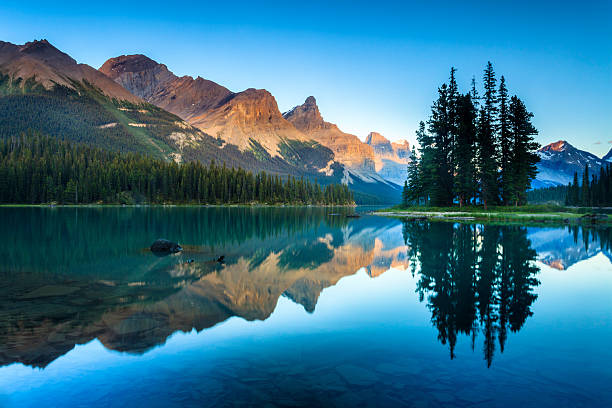
#> input picture content/landscape.jpg, 612 x 408 px
$ python fft_of_grayscale.py
#> lines starting #> are read from the running program, lines starting #| are printed output that depends on the picture
from skimage import io, color, img_as_float
import numpy as np
import matplotlib.pyplot as plt

img_path = "./content/landscape.jpg"

# Read and convert image to grayscale float
I = io.imread(img_path)
#> I is the input picture: shape (408, 612, 3); mean R, G, B 54.6, 112.6, 137.1
if I.ndim == 3:
    I= color.rgb2gray(I)
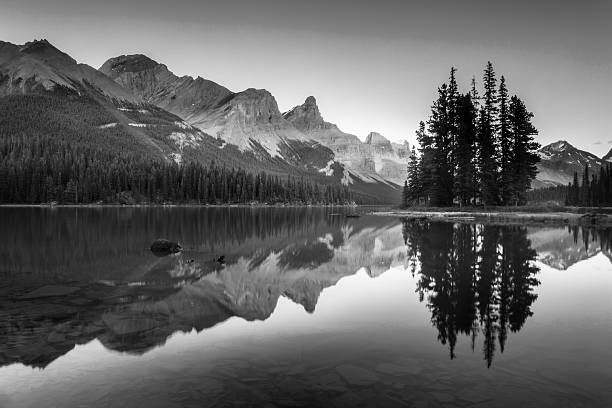
#> I: shape (408, 612) float64; min 0, max 1, mean 0.4
    I = img_as_float(I)

# 1D FFT
f1= np.fft.fft(I)       # 1D FFT along rows
f2= np.fft.fftshift(f1) # Shift zero frequency to center

# ---- Visualization
plt.figure(figsize=(10, 10))

plt.subplot(2,2,1)
plt.imshow(np.abs(f1), cmap='gray')
plt.title('Frequency Spectrum')
plt.axis('off')

plt.subplot(2, 2,2)
plt.imshow(np.abs(f2), cmap='gray')
plt.title('Centered Spectrum')
plt.axis('off')

# ---- Log spectrum for better visibility
f3=np.log(1+np.abs(f2))
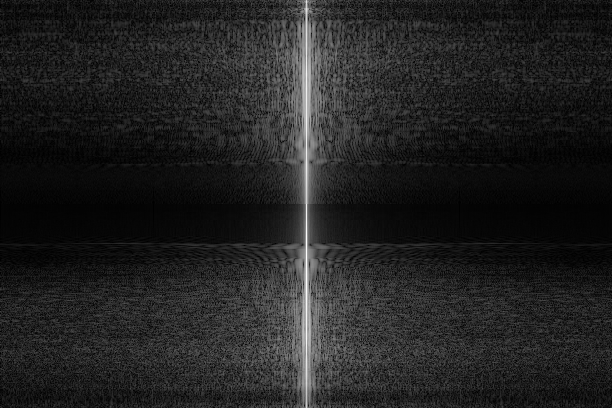
#> f3: shape (408, 612) float64; min 0.00298, max 5.92, mean 0.806; drawn with min black and max white
plt.subplot(2,2,3)
plt.imshow(f3, cmap='gray')
plt.title('log(1+abs(f2))')
plt.axis('off')

# --- 2D FFT
f_2d= np.fft.fft2(I)
I1= np.real(np.fft.ifft2(f_2d))  # Inverse FFT to reconstruct image
plt.subplot(2, 2, 4)
plt.imshow(I1, cmap='gray')
plt.title('2-D FFT')
plt.axis('off')

plt.tight_layout(pad=2)
plt.show()
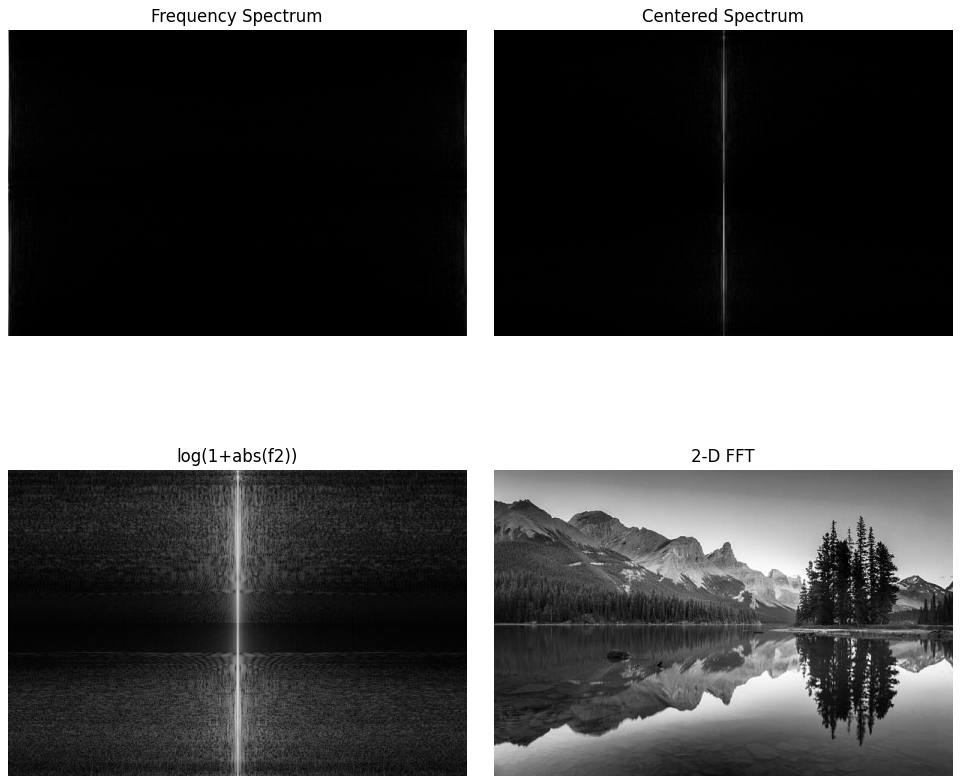
#> figure drawn by matplotlib, 4 panels

$ run again, with content/tiger.jpg copied over content/landscape.jpg
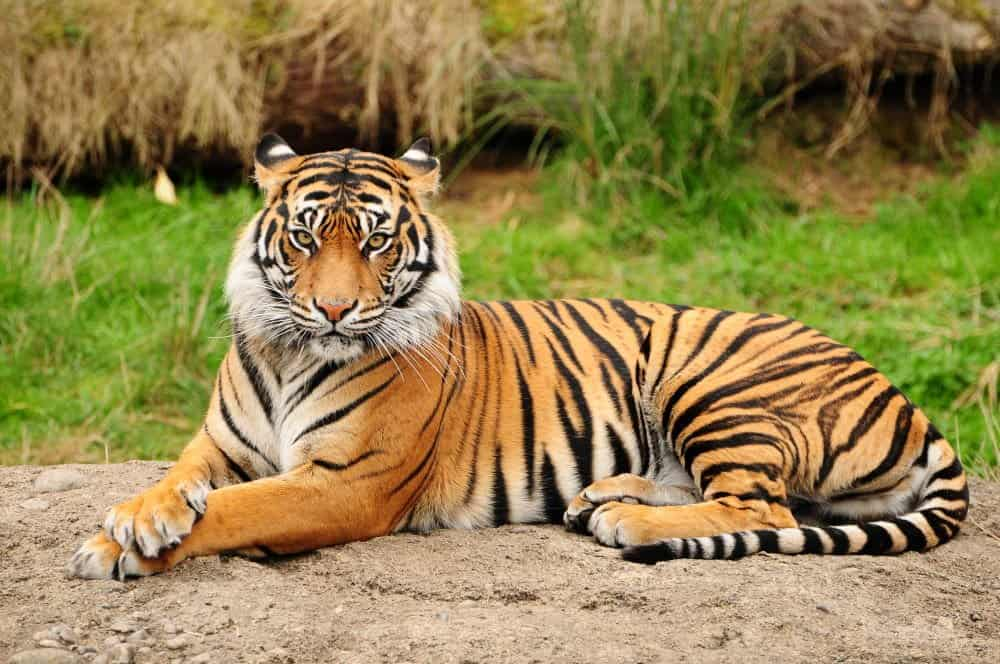
#> input picture content/tiger.jpg, 1000 x 664 px
#> I is the input picture: shape (664, 1000, 3); mean R, G, B 147.8, 131.1, 78.1
#> I: shape (664, 1000) float64
#> `f3=np.log(1+np.abs(f2))`:
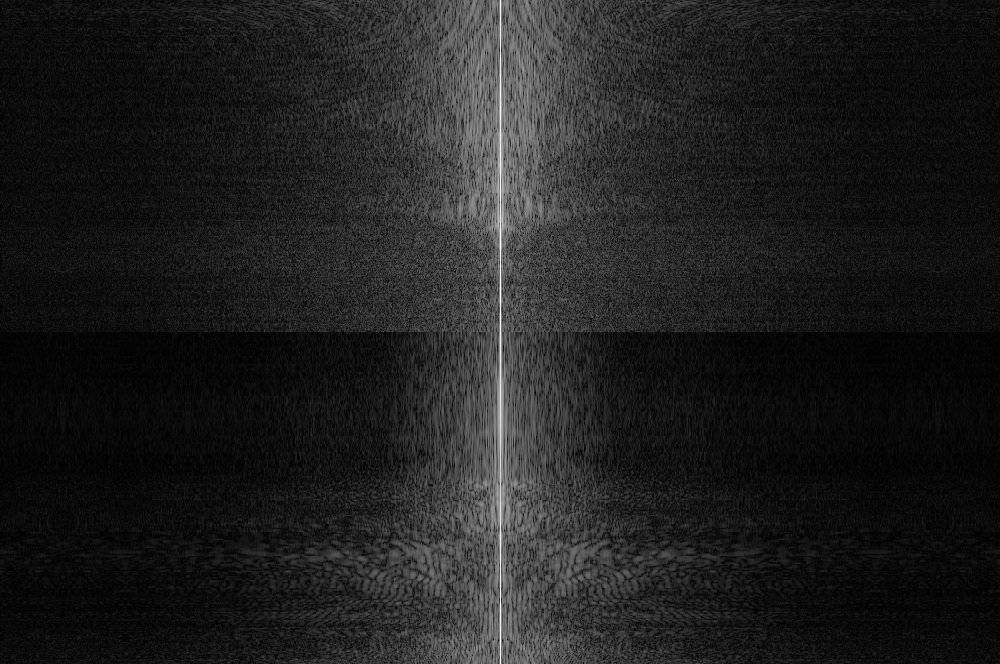
#> f3: shape (664, 1000) float64; min 0.000332, max 6.57, mean 0.825; drawn with min black and max white
#> `plt.show()`:
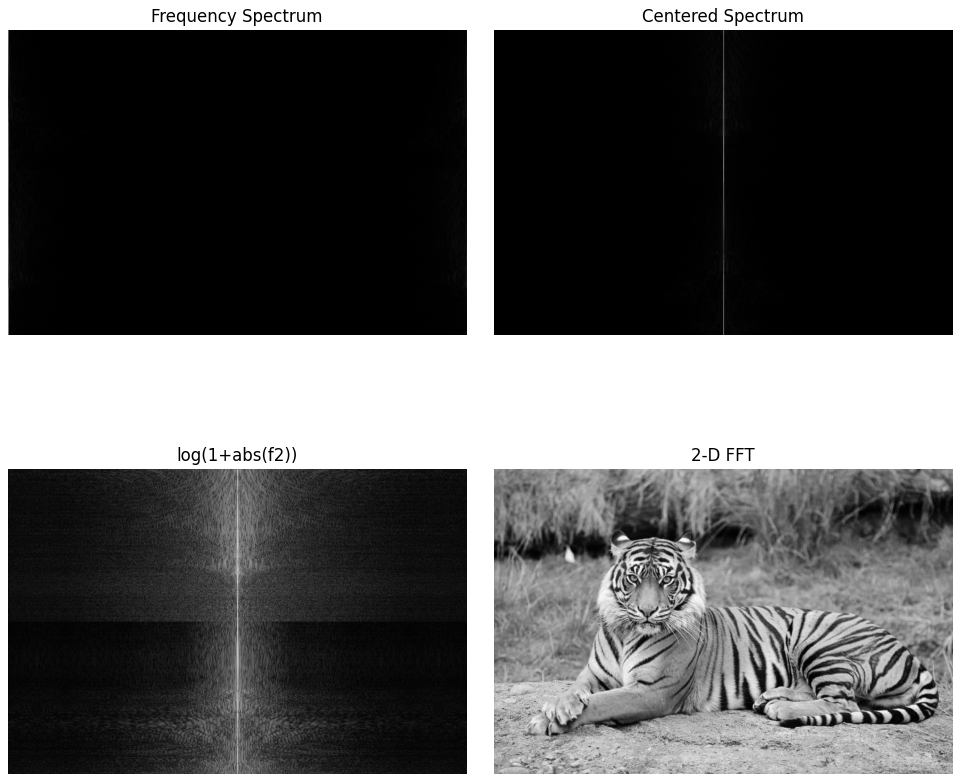
#> figure drawn by matplotlib, 4 panels
